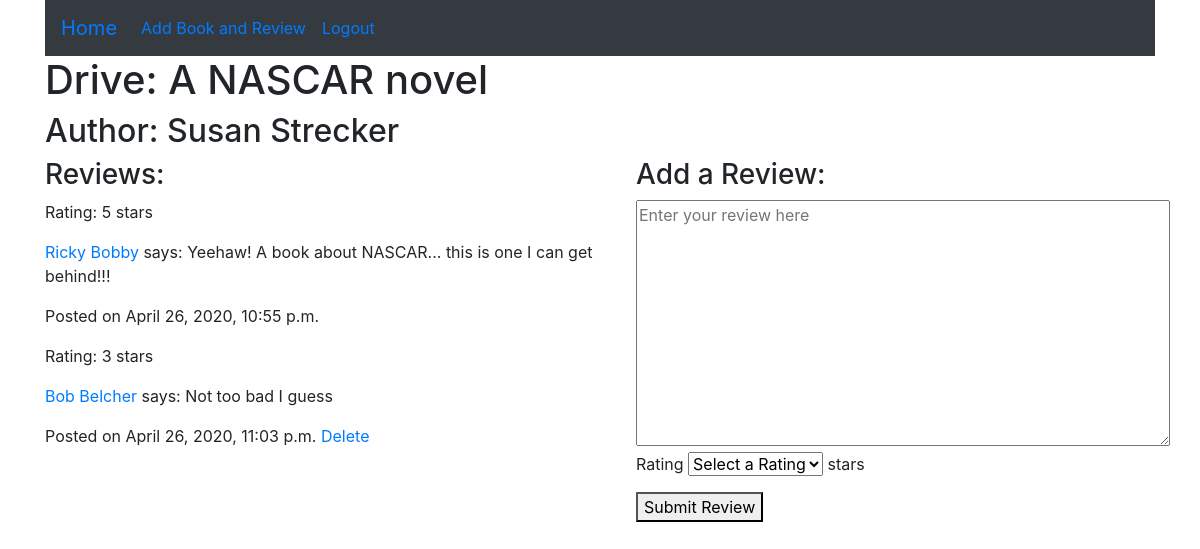
Page /books/3 (signed in) on the committed database.
### dojoReadsApp/models.py (models this page shows)
class Book(models.Model):
    title = models.CharField(max_length=255)
    author = models.CharField(max_length=255)
    created_at = models.DateTimeField(auto_now_add=True)
    updated_at = models.DateTimeField(auto_now=True)

class Review(models.Model):
    review = models.TextField()
    rating = models.IntegerField()
    user = models.ForeignKey(User, related_name="reviews", on_delete = models.CASCADE)
    book = models.ForeignKey(Book, related_name="reviews", on_delete = models.CASCADE)
    created_at = models.DateTimeField(auto_now_add=True)
    updated_at = models.DateTimeField(auto_now=True)

class User(models.Model):
    name = models.CharField(max_length=255)
    alias = models.CharField(max_length=255)
    email = models.CharField(max_length=255)
    password = models.CharField(max_length=255, null = True)
    created_at = models.DateTimeField(auto_now_add=True)
    updated_at = models.DateTimeField(auto_now=True)
    objects = userManager()

### dojoReadsApp/views.py (the view)
# urls.py: path('books/<int:bookID>', views.bookPage),
def bookPage(request,bookID):
    if 'userID' in request.session:
        context = {
            'book' : Book.objects.get(id=bookID),
            'reviews' : Review.objects.filter(book = Book.objects.get(id=bookID)),
        }
        return render(request, 'bookpage.html', context)
    return redirect ('/')

### dojoReadsApp/templates/bookPage.html (shortened to what this page needs)
<!DOCTYPE html>
<html lang="en">
<head>
    <link rel="stylesheet" href="https://stackpath.bootstrapcdn.com/bootstrap/4.3.1/css/bootstrap.min.css">
</head>
<body>
    <div class="container">
        <div class="navbar navbar-expand bg-dark">
            <ul class="navbar-nav">
                <li class="nav-item active">
                    <a class="navbar-brand" href="/books">Home</a>
                </li>
                <li class="nav-item">
                    <a class="nav-link active" href="/books/add">Add Book and Review</a>
                </li>
                <li class="nav-item">
                    <a class="nav-link active" href="/logout">Logout</a>
                </li>
            </ul>
        </div>
        <h1>{{book.title}}</h1>
        <h2>Author: {{book.author}}</h2>
        <div class="row">
            <div class="col">
                <h3>Reviews:</h3>
                {% for review in reviews %}
                    <div class='border-top-dark'>
                        <p>Rating: {{review.rating}} stars</p>
                        <p><a href="/users/{{review.user.id}}">{{review.user.name}}</a> says: {{review.review}}</p>
                        <p>Posted on {{review.created_at}}
                            {% if request.session.userID == review.user.id %}
                                <a href="/delete/{{review.id}}">Delete</a>
                            {% endif %}
                        </p>
                    </div>
                {% endfor %}
            </div>
            <div>
                <h3>Add a Review:</h3>
                <form action="/submitReview/{{book.id}}" method="POST">
                    <textarea name="review" rows="10" cols="50" placeholder="Enter your review here"></textarea>
                    <p>Rating
                        <select name="rating" id="">
                            <option value="none" selected disabled hidden>
                                Select a Rating
                            </option>
                        </select>
                        stars
                    </p>
                    <p><button type="Submit">Submit Review</button></p>
                </form>
            </div>
        </div>
    </div>
</body>
</html>

### rows in the picture
Book: title "Drive: A NASCAR novel", author "Susan Strecker"
Review: rating "5", user.name "Ricky Bobby", review "Yeehaw! A book about NASCAR... this is one I can get behind!!!", created_at "April 26, 2020, 10:55 p.m."
Review: rating "3", user.name "Bob Belcher", review "Not too bad I guess", created_at "April 26, 2020, 11:03 p.m."
